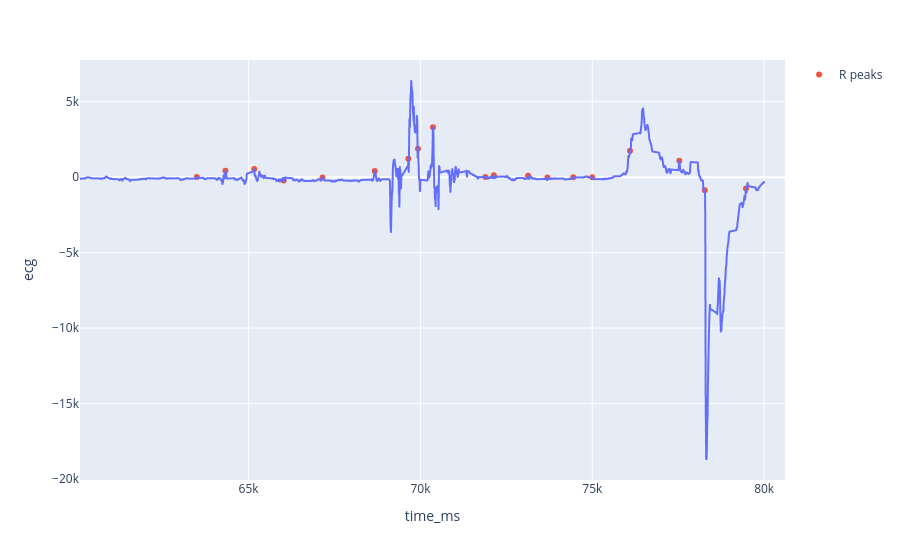

Source (notebook cell):
### Code cell
segment = recording.query(
    "60000 <= time_ms <= 80000"
)

peaks = segment[segment["r_peak"] == 1]

fig = px.line(
    segment,
    x="time_ms",
    y="ecg"
)

fig.add_scatter(
    x=peaks["time_ms"],
    y=peaks["ecg"],
    mode="markers",
    name="R peaks"
)

fig.show()

### Figure 1 — Plotly figure (JSON) as saved in the notebook; plotly's stock layout.template omitted (floating-point values rounded to 4 significant figures; data arrays with more than 128 entries replaced by an {"elided": "..."} marker saying what was removed)
{"data": [{"hovertemplate": "time_ms=%{x}<br>ecg=%{y}<extra></extra>", "legendgroup": "", "line": {"color": "#636efa", "dash": "solid"}, "marker": {"symbol": "circle"}, "mode": "lines", "name": "", "showlegend": false, "type": "scattergl", "x": {"elided": "2605 float values"}, "xaxis": "x", "y": {"elided": "2605 int values"}, "yaxis": "y"}, {"mode": "markers", "name": "R peaks", "type": "scatter", "x": [63500.0, 64330.0, 65170.0, 66020.0, 67150.0, 68670.0, 69650.0, 69930.0, 70370.0, 71890.0, 72140.0, 73130.0, 73700.0, 74450.0, 75000.0, 76100.0, 77530.0, 78270.0, 79470.0], "y": [6, 423, 533, -227, -18, 412, 1209, 1875, 3299, 9, 118, 97, -22, -2, -15, 1743, 1091, -877, -756]}], "layout": {"legend": {"tracegroupgap": 0}, "margin": {"t": 60}, "xaxis": {"anchor": "y", "domain": [0, 1], "title": {"text": "time_ms"}}, "yaxis": {"anchor": "x", "domain": [0, 1], "title": {"text": "ecg"}}}}
